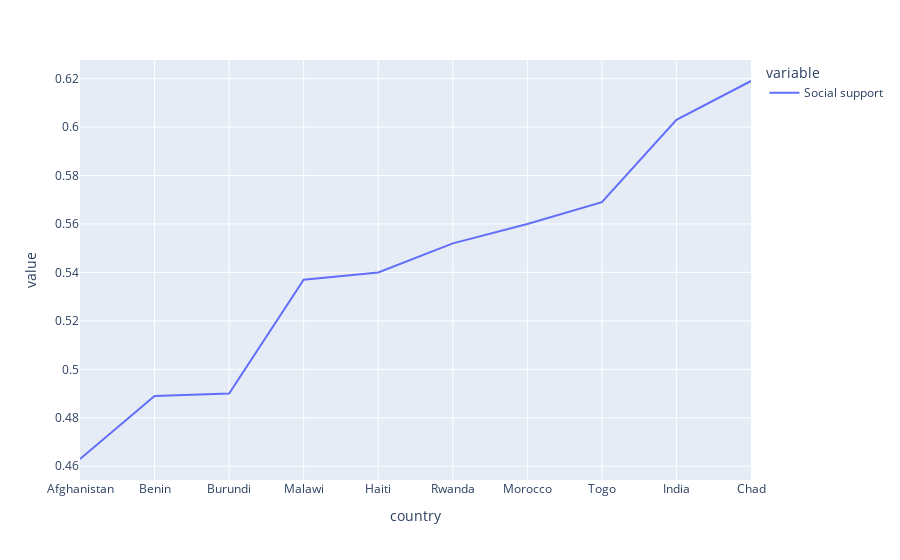

Write notebook code for a chart like this one.
### Code cell
px.line(last_socialsupport)

### Figure 1 — Plotly figure (JSON) as saved in the notebook; plotly's stock layout.template omitted (floating-point values rounded to 4 significant figures)
{"data": [{"hovertemplate": "variable=Social support<br>country=%{x}<br>value=%{y}<extra></extra>", "legendgroup": "Social support", "line": {"color": "#636efa", "dash": "solid"}, "mode": "lines", "name": "Social support", "orientation": "v", "showlegend": true, "type": "scatter", "x": ["Afghanistan", "Benin", "Burundi", "Malawi", "Haiti", "Rwanda", "Morocco", "Togo", "India", "Chad"], "xaxis": "x", "y": [0.463, 0.489, 0.49, 0.537, 0.54, 0.552, 0.56, 0.569, 0.603, 0.619], "yaxis": "y"}], "layout": {"legend": {"title": {"text": "variable"}, "tracegroupgap": 0}, "margin": {"t": 60}, "xaxis": {"anchor": "y", "domain": [0, 1], "title": {"text": "country"}}, "yaxis": {"anchor": "x", "domain": [0, 1], "title": {"text": "value"}}}}
